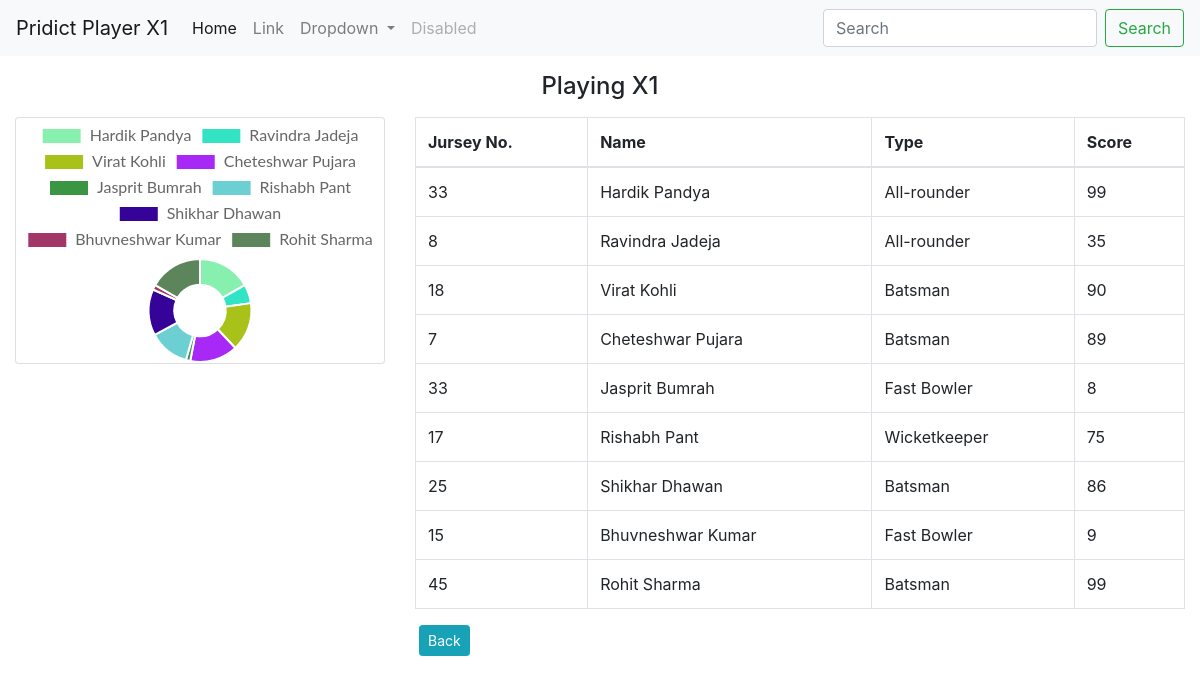
The page /view.php on the database its author committed.
### tables this page shows
CREATE TABLE `score_board` (
  `id` int(11) NOT NULL,
  `squad_id` int(11) NOT NULL,
  `score` int(11) DEFAULT 0,
  `orders` int(11) DEFAULT 0,
  `created_at` varchar(255) NOT NULL,
  `created_by` varchar(255) NOT NULL,
  `updated_at` varchar(255) NOT NULL,
  `updated_by` varchar(255) NOT NULL
);

CREATE TABLE `squad` (
  `id` int(11) NOT NULL,
  `name` varchar(255) NOT NULL,
  `jersey_no` varchar(255) NOT NULL,
  `type` varchar(255) DEFAULT NULL,
  `created_at` varchar(255) NOT NULL,
  `created_by` varchar(255) NOT NULL,
  `updated_at` varchar(255) NOT NULL,
  `updated_by` varchar(255) NOT NULL
);

### operations.php (called while the page is built, shortened)
<?php
function query($query, $conn)
{
    $query = mysqli_query($conn, $query);
    return $query;
}

### config.php (called while the page is built, shortened)
<?php
if (!function_exists('base_url')) {
    function base_url($path = '')
    {
        return BASE_URL . $path;
    }
}

### view.php (the view, shortened to what this page needs)
<?php
require_once "./paths.php";
$sql = "SELECT p.id as squad_id, p.name, p.jersey_no, p.type, s.* FROM `score_board` s LEFT JOIN squad p ON p.id = s.squad_id ORDER BY s.orders ASC ";
$get_score  = query($sql, $conn);
$score_data = mysqli_fetch_all($get_score, MYSQLI_ASSOC);
function rand_color()
{
    return sprintf('#%04X', mt_rand(0, 0xFFFFFF));
}
?>
<!DOCTYPE html>
<html>
<head>
    <link rel="stylesheet" href="https://stackpath.bootstrapcdn.com/bootstrap/4.2.1/css/bootstrap.min.css">
</head>
<body>
    <nav class="navbar navbar-expand-lg navbar-light bg-light">
        <a class="navbar-brand" href="#">Pridict Player X1</a>
        <div class="collapse navbar-collapse" id="navbarSupportedContent">
            <ul class="navbar-nav mr-auto">
                <li class="nav-item active">
                    <a class="nav-link" href="#">Home <span class="sr-only">(current)</span></a>
                </li>
                <li class="nav-item">
                    <a class="nav-link" href="#">Link</a>
                </li>
                <li class="nav-item dropdown">
                    <a class="nav-link dropdown-toggle" href="#" id="navbarDropdown" role="button" data-toggle="dropdown" aria-haspopup="true" aria-expanded="false">
                        Dropdown
                    </a>
                </li>
                <li class="nav-item">
                    <a class="nav-link disabled" href="#" tabindex="-1" aria-disabled="true">Disabled</a>
                </li>
            </ul>
            <form class="form-inline my-2 my-lg-0">
                <input class="form-control mr-sm-2" type="search" placeholder="Search" aria-label="Search">
                <button class="btn btn-outline-success my-2 my-sm-0" type="submit">Search</button>
            </form>
        </div>
    </nav>
    <h4 class="m-3 text-center">Playing X1</h4>
    <div class="container-fluid">
        <div class="row justiy-content-center">
            <div class="col-lg-4">
                <div class="card">
                    <canvas id="chart-pie-stats" width="600" height="400"></canvas>
                </div>
            </div>
            <div class="col-lg-8">
                <table class="table table-bordered">
                    <thead>
                        <tr>
                            <th>Jursey No.</th>
                            <th>Name</th>
                            <th>Type</th>
                            <th>Score</th>
                        </tr>
                    </thead>
                    <tbody>
                        <?php
                        if (!empty($score_data)) {
                            $count = count($score_data);
                            for ($i = 0; $i < $count; $i++) {
                                $lables[] = '"' .  ucfirst($score_data[$i]['name']) . '"';
                                $rand_color[] = '"' .   rand_color() . '"';
                                $stat_data[] = $score_data[$i]['score'];
                        ?>
                                <tr>
                                    <td><?= $score_data[$i]['jersey_no'] ?></td>
                                    <td><?= $score_data[$i]['name'] ?></td>
                                    <td><?= $score_data[$i]['type'] ?></td>
                                    <td><?= $score_data[$i]['score'] ?></td>
                                </tr>
                        <?php }
                        } ?>
                    </tbody>
                </table>
                <a href="<?= base_url('index.php') ?>" class="btn btn-sm btn-info mx-1">Back</a>
            </div>
        </div>
    </div>
    <script>
        var oilCanvas = document.getElementById("chart-pie-stats");
        Chart.defaults.global.defaultFontFamily = "Lato";
        Chart.defaults.global.defaultFontSize = 16;
        var oilData = {
            labels: [
                <?= implode(",", $lables) ?>
            ],
            datasets: [{
                data: [<?= implode(",", $stat_data) ?>],
                backgroundColor: [
                    <?= implode(",", $rand_color) ?>
                ]
            }]
        };
        var pieChart = new Chart(oilCanvas, {
            type: 'doughnut',
            data: oilData
        });
    </script>
</body>
</html>

### rows shown on the page
score_board: squad.jersey_no "33", squad.name "Hardik Pandya", squad.type "All-rounder", score "99"
score_board: squad.jersey_no "8", squad.name "Ravindra Jadeja", squad.type "All-rounder", score "35"
score_board: squad.jersey_no "18", squad.name "Virat Kohli", squad.type "Batsman", score "90"
score_board: squad.jersey_no "7", squad.name "Cheteshwar Pujara", squad.type "Batsman", score "89"
score_board: squad.jersey_no "33", squad.name "Jasprit Bumrah", squad.type "Fast Bowler", score "8"
score_board: squad.jersey_no "17", squad.name "Rishabh Pant", squad.type "Wicketkeeper", score "75"
score_board: squad.jersey_no "25", squad.name "Shikhar Dhawan", squad.type "Batsman", score "86"
score_board: squad.jersey_no "15", squad.name "Bhuvneshwar Kumar", squad.type "Fast Bowler", score "9"
score_board: squad.jersey_no "45", squad.name "Rohit Sharma", squad.type "Batsman", score "99"

### other values the page prints
chart data {{ implode(",", $lables) }} "Hardik Pandya","Ravindra Jadeja","Virat Kohli","Cheteshwar Pujara","Jasprit Bumrah","Rishabh Pant","Shikhar Dhawan","Bhuvneshwar Kumar","Rohit Sharma"
chart data {{ implode(",", $stat_data) }} 99,35,90,89,8,75,86,9,99
